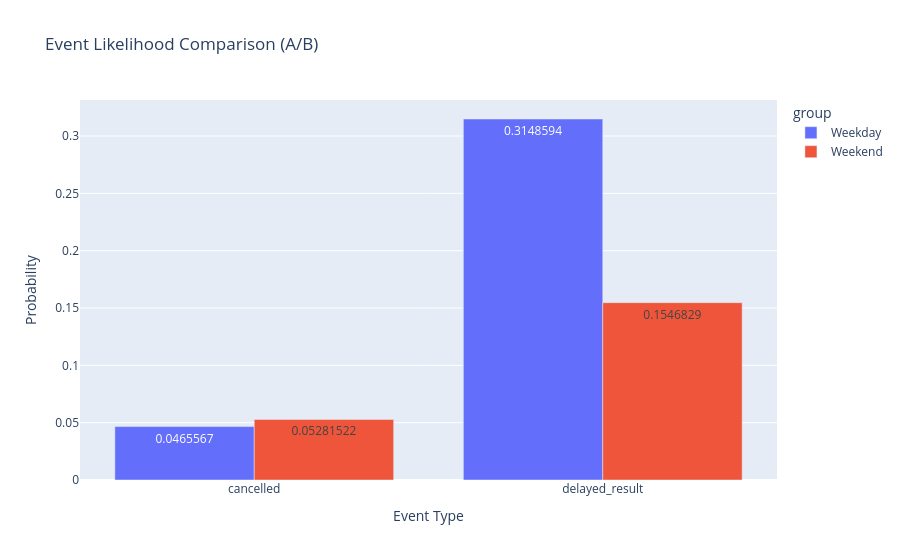

Notebook source saved alongside this figure:
### Code cell
# make our interactive comparison plot for event likelihoods (cancellation and delay) by group

# create bar plot comparing probabilities of cancellation and delay between groups
fig = px.bar(
    prob_df,
    x='event_type',
    y='probability',
    color='group',
    barmode='group',
    text_auto=True,
    title="Event Likelihood Comparison (A/B)"
)

# update layout to show info for each stage when hovered
fig.update_layout(
    yaxis_title="Probability",
    xaxis_title="Event Type"
)

# show the figure
fig.show()

### Figure 1 — Plotly figure (JSON) as saved in the notebook; plotly's stock layout.template omitted (floating-point values rounded to 4 significant figures)
{"data": [{"alignmentgroup": "True", "hovertemplate": "group=Weekday<br>event_type=%{x}<br>probability=%{y}<extra></extra>", "legendgroup": "Weekday", "marker": {"color": "#636efa", "pattern": {"shape": ""}}, "name": "Weekday", "offsetgroup": "Weekday", "orientation": "v", "showlegend": true, "textposition": "auto", "texttemplate": "%{y}", "type": "bar", "x": ["cancelled", "delayed_result"], "xaxis": "x", "y": [0.04656, 0.3149], "yaxis": "y"}, {"alignmentgroup": "True", "hovertemplate": "group=Weekend<br>event_type=%{x}<br>probability=%{y}<extra></extra>", "legendgroup": "Weekend", "marker": {"color": "#EF553B", "pattern": {"shape": ""}}, "name": "Weekend", "offsetgroup": "Weekend", "orientation": "v", "showlegend": true, "textposition": "auto", "texttemplate": "%{y}", "type": "bar", "x": ["cancelled", "delayed_result"], "xaxis": "x", "y": [0.05282, 0.1547], "yaxis": "y"}], "layout": {"barmode": "group", "legend": {"title": {"text": "group"}, "tracegroupgap": 0}, "title": {"text": "Event Likelihood Comparison (A/B)"}, "xaxis": {"anchor": "y", "domain": [0, 1], "title": {"text": "Event Type"}}, "yaxis": {"anchor": "x", "domain": [0, 1], "title": {"text": "Probability"}}}}
